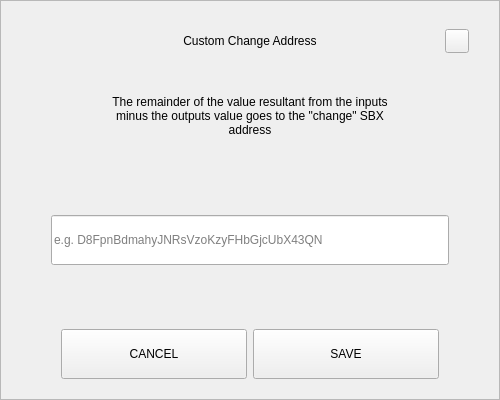
<?xml version="1.0" encoding="UTF-8"?>
<ui version="4.0">
 <class>SendChangeAddressDialog</class>
 <widget class="QDialog" name="SendChangeAddressDialog">
  <property name="geometry">
   <rect>
    <x>0</x>
    <y>0</y>
    <width>500</width>
    <height>400</height>
   </rect>
  </property>
  <property name="windowTitle">
   <string>Dialog</string>
  </property>
  <layout class="QVBoxLayout" name="verticalLayout">
   <property name="spacing">
    <number>0</number>
   </property>
   <property name="leftMargin">
    <number>0</number>
   </property>
   <property name="topMargin">
    <number>0</number>
   </property>
   <property name="rightMargin">
    <number>0</number>
   </property>
   <property name="bottomMargin">
    <number>0</number>
   </property>
   <item>
    <widget class="QFrame" name="frame">
     <property name="styleSheet">
      <string notr="true"/>
     </property>
     <property name="frameShape">
      <enum>QFrame::StyledPanel</enum>
     </property>
     <property name="frameShadow">
      <enum>QFrame::Raised</enum>
     </property>
     <layout class="QVBoxLayout" name="verticalLayout_2" stretch="0,0,0,0,0,0,0">
      <property name="spacing">
       <number>0</number>
      </property>
      <property name="leftMargin">
       <number>30</number>
      </property>
      <property name="topMargin">
       <number>20</number>
      </property>
      <property name="rightMargin">
       <number>30</number>
      </property>
      <property name="bottomMargin">
       <number>20</number>
      </property>
      <item>
       <layout class="QHBoxLayout" name="horizontalLayout_3">
        <property name="spacing">
         <number>0</number>
        </property>
        <item>
         <spacer name="horizontalSpacer_2">
          <property name="orientation">
           <enum>Qt::Horizontal</enum>
          </property>
          <property name="sizeHint" stdset="0">
           <size>
            <width>40</width>
            <height>20</height>
           </size>
          </property>
         </spacer>
        </item>
        <item>
         <widget class="QLabel" name="labelTitle">
          <property name="minimumSize">
           <size>
            <width>0</width>
            <height>40</height>
           </size>
          </property>
          <property name="maximumSize">
           <size>
            <width>16777215</width>
            <height>40</height>
           </size>
          </property>
          <property name="styleSheet">
           <string notr="true">padding-left:24px;</string>
          </property>
          <property name="text">
           <string>Custom Change Address</string>
          </property>
          <property name="alignment">
           <set>Qt::AlignCenter</set>
          </property>
          <property name="margin">
           <number>7</number>
          </property>
         </widget>
        </item>
        <item>
         <spacer name="horizontalSpacer">
          <property name="orientation">
           <enum>Qt::Horizontal</enum>
          </property>
          <property name="sizeHint" stdset="0">
           <size>
            <width>40</width>
            <height>20</height>
           </size>
          </property>
         </spacer>
        </item>
        <item>
         <widget class="QPushButton" name="btnEsc">
          <property name="minimumSize">
           <size>
            <width>24</width>
            <height>24</height>
           </size>
          </property>
          <property name="maximumSize">
           <size>
            <width>24</width>
            <height>24</height>
           </size>
          </property>
          <property name="focusPolicy">
           <enum>Qt::NoFocus</enum>
          </property>
          <property name="text">
           <string/>
          </property>
         </widget>
        </item>
       </layout>
      </item>
      <item>
       <spacer name="verticalSpacer_2">
        <property name="orientation">
         <enum>Qt::Vertical</enum>
        </property>
        <property name="sizeType">
         <enum>QSizePolicy::Fixed</enum>
        </property>
        <property name="sizeHint" stdset="0">
         <size>
          <width>20</width>
          <height>20</height>
         </size>
        </property>
       </spacer>
      </item>
      <item alignment="Qt::AlignHCenter">
       <widget class="QLabel" name="labelMessage">
        <property name="minimumSize">
         <size>
          <width>0</width>
          <height>70</height>
         </size>
        </property>
        <property name="text">
         <string>The remainder of the value resultant from the inputs minus the outputs value goes to the &quot;change&quot; SBX address</string>
        </property>
        <property name="alignment">
         <set>Qt::AlignCenter</set>
        </property>
        <property name="wordWrap">
         <bool>true</bool>
        </property>
       </widget>
      </item>
      <item>
       <spacer name="verticalSpacer_3">
        <property name="orientation">
         <enum>Qt::Vertical</enum>
        </property>
        <property name="sizeHint" stdset="0">
         <size>
          <width>20</width>
          <height>40</height>
         </size>
        </property>
       </spacer>
      </item>
      <item>
       <layout class="QHBoxLayout" name="horizontalLayout_2">
        <property name="spacing">
         <number>0</number>
        </property>
        <property name="leftMargin">
         <number>20</number>
        </property>
        <property name="rightMargin">
         <number>20</number>
        </property>
        <item>
         <widget class="QLineEdit" name="lineEditAddress">
          <property name="minimumSize">
           <size>
            <width>0</width>
            <height>50</height>
           </size>
          </property>
          <property name="placeholderText">
           <string notr="true">e.g. D8FpnBdmahyJNRsVzoKzyFHbGjcUbX43QN</string>
          </property>
         </widget>
        </item>
       </layout>
      </item>
      <item>
       <spacer name="verticalSpacer">
        <property name="orientation">
         <enum>Qt::Vertical</enum>
        </property>
        <property name="sizeHint" stdset="0">
         <size>
          <width>20</width>
          <height>40</height>
         </size>
        </property>
       </spacer>
      </item>
      <item>
       <layout class="QHBoxLayout" name="horizontalLayout" stretch="2,2">
        <property name="spacing">
         <number>6</number>
        </property>
        <property name="leftMargin">
         <number>30</number>
        </property>
        <property name="rightMargin">
         <number>30</number>
        </property>
        <item>
         <widget class="QPushButton" name="btnCancel">
          <property name="minimumSize">
           <size>
            <width>180</width>
            <height>50</height>
           </size>
          </property>
          <property name="focusPolicy">
           <enum>Qt::NoFocus</enum>
          </property>
          <property name="text">
           <string>CANCEL</string>
          </property>
         </widget>
        </item>
        <item>
         <widget class="QPushButton" name="btnSave">
          <property name="minimumSize">
           <size>
            <width>180</width>
            <height>50</height>
           </size>
          </property>
          <property name="focusPolicy">
           <enum>Qt::NoFocus</enum>
          </property>
          <property name="text">
           <string>SAVE</string>
          </property>
         </widget>
        </item>
       </layout>
      </item>
     </layout>
    </widget>
   </item>
  </layout>
 </widget>
 <resources/>
 <connections/>
</ui>
